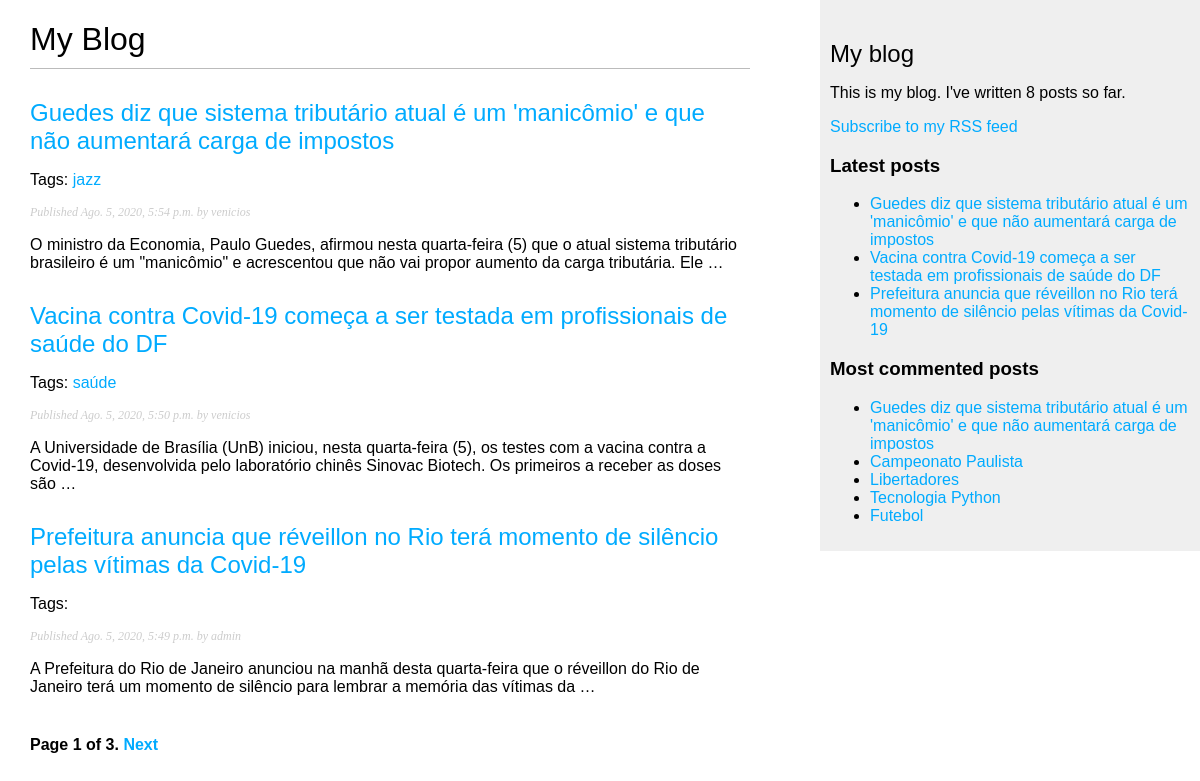
Screenshot of /blog/ with the database file from the repository.
### blog/models.py (models this page shows, shortened)
class Post(models.Model):
    STATUS_CHOICES = (
        ('draft', 'Draft'),
        ('published', 'Published'),)
    title = models.CharField(max_length=250)
    slug = models.SlugField(max_length=250,unique_for_date='publish')
    author = models.ForeignKey(User,on_delete=models.CASCADE,related_name='blog_posts')
    body = models.TextField()# este é o corpo da postagem.
    publish = models.DateTimeField(default=timezone.now)
    created = models.DateTimeField(auto_now_add=True)
    updated = models.DateTimeField(auto_now=True)
    status = models.CharField(max_length=10,
                              choices=STATUS_CHOICES,
                              default='draft')
    objects = models.Manager() # The default manager.
    published = PublishedManager() # Our custom manager.
    tags = TaggableManager()
    class Meta:
        ordering = ('-publish',)
    def get_absolute_url(self):
        return reverse('blog:post_detail',
                       args=[self.publish.year,
                             self.publish.month,
                             self.publish.day,self.slug])

### blog/views.py (the view)
# urls.py: path('', views.post_list, name='post_list'),
def post_list(request, tag_slug=None):
    object_list = Post.published.all()
    tag = None
    if tag_slug:
        tag = get_object_or_404(Tag, slug=tag_slug)
        object_list = object_list.filter(tags__in=[tag])
    paginator = Paginator(object_list, 3) # 3 posts in each page
    page = request.GET.get('page')
    try:
        posts = paginator.page(page)
    except PageNotAnInteger:
        posts = paginator.page(1)
    except EmptyPage:
        posts = paginator.page(paginator.num_pages)
    return render(request,
                 'blog/post/list.html',
                 {'page': page,
                  'posts': posts,
                  'tag': tag})

### blog/models.py (called while the page is built)
    def get_queryset(self):
        return super(PublishedManager,self).get_queryset().filter(status='published')

### blog/templatetags/blog_tags.py (called while the page is built)
@register.simple_tag
def total_posts():
    return Post.published.count()

@register.inclusion_tag('blog/post/latest_posts.html')
def show_latest_posts(count=5):
    latest_posts = Post.published.order_by('-publish')[:count]
    return {'latest_posts': latest_posts}

@register.simple_tag
def get_most_commented_posts(count=5):
    return Post.published.annotate(
               total_comments=Count('comments')
           ).order_by('-total_comments')[:count]

@register.filter(name='markdown')
def markdown_format(text):
    return mark_safe(markdown.markdown(text))

### blog/templates/blog/post/list.html (shortened to what this page needs)
{% extends "blog/base.html" %}
{% load blog_tags %}
{% block content %}
  <h1>My Blog</h1>
  {% for post in posts %}
    <h2>
      <a href="{{ post.get_absolute_url }}">
        {{ post.title }}
      </a>
    </h2>
    <p class="tags">
      Tags:
      {% for tag in post.tags.all %}
        <a href="{% url "blog:post_list_by_tag" tag.slug %}">
          {{ tag.name }}
        </a>
      {% endfor %}
    </p>
    <p class="date">
      Published {{ post.publish }} by {{ post.author }}
    </p>
    {{ post.body|markdown|truncatewords_html:30 }}
  {% endfor %}
  {% include "pagination.html" with page=posts %}
{% endblock %}

### blog/templates/blog/base.html (shortened to what this page needs)
{% load blog_tags %}
{% load static %}
<!DOCTYPE html>
<html>
<head>
  <link href="{% static "css/blog.css" %}" rel="stylesheet">
</head>
<body>
  <div id="content">
    {% block content %}
    {% endblock %}
  </div>
  <div id="sidebar">
    <h2>My blog</h2>
    <p>This is my blog. I've written {% total_posts %} posts so far.</p>
    <p><a href="{% url "blog:post_feed" %}">Subscribe to my RSS feed</a></p>
    <h3>Latest posts</h3>
    {% show_latest_posts 3 %}
    <h3>Most commented posts</h3>
    {% get_most_commented_posts as most_commented_posts %}
    <ul>
      {% for post in most_commented_posts %}
        <li>
          <a href="{{ post.get_absolute_url }}">{{ post.title }}</a>
        </li>
      {% endfor %}
    </ul>
  </div>
</body>
</html>

### blog/templates/pagination.html (shortened to what this page needs)
<div class="pagination">
  <span class="step-links">
    <span class="current">
      Page {{ page.number }} of {{ page.paginator.num_pages }}.
    </span>
    {% if page.has_next %}
      <a href="?page={{ page.next_page_number }}">Next</a>
    {% endif %}
  </span>
</div>

### blog/templates/blog/post/latest_posts.html
<ul>
  {% for post in latest_posts %}
    <li>
      <a href="{{ post.get_absolute_url }}">{{ post.title }}</a>
    </li>
  {% endfor %}
</ul>

### blog/static/css/blog.css (style rules this page uses)
body { margin:0; padding:0; font-family:helvetica, sans-serif; }
a { color:#00abff; text-decoration:none; }
h1 { font-weight:normal; border-bottom:1px solid #bbb; padding:0 0 10px 0; }
h2 { font-weight:normal; margin:30px 0 0; }
#content { float:left; width:60%; padding:0 0 0 30px; }
#sidebar { float:right; width:30%; padding:10px; background:#efefef; height:100%; }
p.date { color:#ccc; font-family: georgia, serif; font-size: 12px; font-style: italic; }
.pagination { margin:40px 0; font-weight:bold; }

### rows the page displays
Post: title "Guedes diz que sistema tributário atual é um 'manicômio' e que não aumentará carga de impostos", publish "Ago. 5, 2020, 5:54 p.m.", author "venicios", body "O ministro da Economia, Paulo Guedes, afirmou nesta quarta-feira (5) que o atual sistema tributário brasileiro é um \"manicômio\" e acrescentou que não vai propor aumento da carga tributária. Ele …"
Tag: name "jazz"
Post: title "Vacina contra Covid-19 começa a ser testada em profissionais de saúde do DF", publish "Ago. 5, 2020, 5:50 p.m.", author "venicios", body "A Universidade de Brasília (UnB) iniciou, nesta quarta-feira (5), os testes com a vacina contra a Covid-19, desenvolvida pelo laboratório chinês Sinovac Biotech. Os primeiros a receber as doses são …"
Tag: name "saúde"
Post: title "Prefeitura anuncia que réveillon no Rio terá momento de silêncio pelas vítimas da Covid-19", publish "Ago. 5, 2020, 5:49 p.m.", author "admin", body "A Prefeitura do Rio de Janeiro anunciou na manhã desta quarta-feira que o réveillon do Rio de Janeiro terá um momento de silêncio para lembrar a memória das vítimas da …"
Post: title "Campeonato Paulista"
Post: title "Libertadores"
Post: title "Tecnologia Python"
Post: title "Futebol"

### other values shown
{{ page.number }} "1"
{{ page.paginator.num_pages }} "3"
